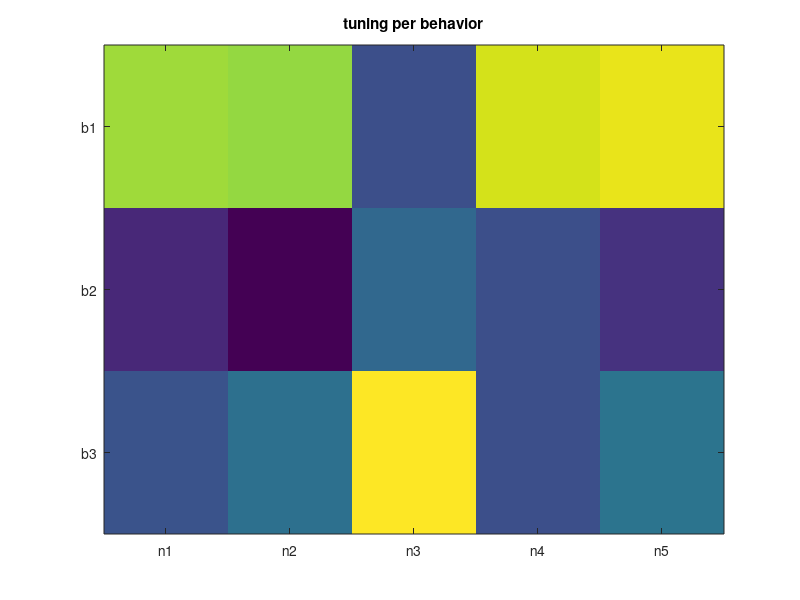

Recreate this plot in MATLAB.
%% Example code for how to fit MLE models to poission neuron data

%Running Notes: Will probably put this into SimNeuronChecks later, but
%separate for now for development.  Also this is just slapped together,
%will come back for more interesting simulations later on.

%% Set duration and other important parameters
%2022-03-02 NOTE: don't use all this yet
    %Timing parameters

    t_res = .001; % Start with milisecond resolution

    T = 300; %Start with just 5 minutes of recording

    t = 0:t_res:T;

    num_samples = length(t);


    %Behavior simulation parameters

    n_behaviors = 3;

    boi = 1:n_behaviors;

    unidis = 1; %For now simulate as if each behavior occurs with equal frequency to avoid having to subsample

    %Neuronal simulation parameters

    n_neurons = 5;

    as_process = 1; %Toggle whether to just simulate poisson neurons with a single lambda
    %Or to stimulate a poission process where lambdas are drawn for each frame
    %(think GLM).  Process will take longer to simulate I think

    fullrand = 0; %Toggle whether have neurons that are tuned to different catagories or not.

    %Binning parameters

    %100ms, 500ms, 1s, 2s, 5s

    binning = [.1 .5 1 2 5]*1/t_res; %convert time to indices
    
    %% A quite crap simulations
    %This doesn't work to illustrate the point I want yet...
    %Need to change how tuning is implemented.
    
    %Very basic situation, each behavior last 1/3 of session
    behav_vec = [ones(T/n_behaviors,1); ones(T/n_behaviors,1)*2; ones(T/n_behaviors,1)*3];
    
    spikes = nan(length(behav_vec),n_neurons);
    
    chunk = T/n_behaviors; %just for convenience for simulations
    
    gt_tuning = zeros(n_behaviors,n_neurons); %ground truth tuning
    
    fr_base = 10;
    tuning_bump = 5; %spike count bump to lambda (additive)
    
    for n = 1:n_neurons
        
        gt_tuning(randi(3),n) = 1; %Randomly tune neuron to one behavior
        
        for b = 1:n_behaviors
            
            lambda_temp = fr_base + tuning_bump*gt_tuning(b,n);
            
            gt_tuning(b,n) = lambda_temp; %save lambda value instead of 1 or 0
            
            %just being lazy otherwise this would be indexed by when
            %behavior occured
            spikes(1+chunk*(b-1):chunk*b,n) = poissrnd(gt_tuning(b,n),chunk,1);            
            
        end
        
        
    end
    
    expected_baseline = mean(gt_tuning); %expect baseline below to be average of underlying lambdas
    %lambda_hat_behavs below should be close to gt_tunning
    
    %% Actual method stuff
    %Fit Poisson
    %hat because we are getting it from the fit
    
   lambda_hat_baseline = nan(1,n_neurons); %Just doing whole session as baseline
   lambda_hb_ci = nan(2,n_neurons); %confidence interval for above
   lambda_hat_behav = nan(n_behaviors,n_neurons); %One for each behavior for each neuron
   lambda_hbeh_ci = nan(2,n_behaviors,n_neurons); %confidence interval for above
    for n = 1:n_neurons
        
        [lambda_hat_baseline(1,n), lambda_hb_ci(:,n)] = poissfit(spikes(:,n));
        
        for b = 1:n_behaviors
        [lambda_hat_behav(b,n), lambda_hbeh_ci(:,b,n)] = poissfit(spikes(1+chunk*(b-1):chunk*b,n));
        end
    
    end
    
    
  %Manual wald test (pulled from my previous work)
    
  %Review logic behind (i.e. my manuscript) this but go from 95% ci to se using below
  lambda_hb_se = diff(lambda_hb_ci)/2/1.96;
  lambda_hbeh_se = diff(lambda_hbeh_ci)/2/1.96; %Get width of confidence interval, scale back to se
  
  %Wiki https://en.wikipedia.org/wiki/Wald_test for formula until I explain
  %via manuscript.  sqW is wald statistic on asym z
  
  sqW = nan(size(lambda_hat_behav));
  
 %This almost certainly doesn't need to be for loops but I am a bit tired
 %to make something cute with the matrix math
 
 for n = 1:n_neurons
     for b = 1:n_behaviors
         
         sqW(b,n) = sqrt((lambda_hat_behav(b,n) - lambda_hat_baseline(1,n)).^2)./sqrt(lambda_hbeh_se(1,b,n).^2 + lambda_hb_se(1,n).^2);
         
     end
         
 end
  
  %Wald stat follows Z distribtution - need to check again the validity of
  %abs...remember that is in the text somewhere...need to think on more but
  %something something two tailed versus one tailed...removing for now to
  %only consider excitatory and not surpressive effects.  There has to be
  %an obvious way to deal with this that I am not thinking of.
  
  p_values = 1 - normcdf(sqW,0,1);
  
  cutoff = 0.001; %set as desired
  

  gt_tuning
  lambda_hat_behav
  
  expected_baseline
  lambda_hat_baseline
 
  
  h = p_values < cutoff %return behaviors that are signficantly different from baseline
  
  figure
  imagesc(abs(sqW))
  %set(gca,'YDir','normal')
  xticks([1:n_neurons])
  xticklabels({'n1','n2','n3','n4','n5'})
  yticks([1:n_behaviors])
  yticklabels({'b1', 'b2', 'b3'})
  title('tuning per behavior')
    